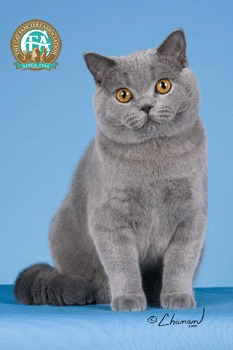
#> input picture 03_Practica1/gatigos/images/Cats_Test0.png, 233 x 350 px; its folder holds only this picture in this run
$ python crear_dataset.py
#> lines starting #> are read from the running program, lines starting #| are printed output that depends on the picture
import os
import numpy as np
import xml.etree.ElementTree as etree
import skimage
import matplotlib.pyplot as plt
from skimage.io import imread
from skimage.transform import resize
from sklearn.svm import SVC
from sklearn.metrics import confusion_matrix


# https://www.kaggle.com/datasets/andrewmvd/dog-and-cat-detection/code


# Parsetja el fitxer xml i recupera la informació necessaria per trobar la cara de l'animal
#
def extract_xml_annotation(filename):
    """Parse the xml file
    :param filename: str
    :return annotation: diccionari
    """
    z = etree.parse(filename)
    objects = z.findall('./object')
    size = (int(float(z.find('.//width').text)), int(float(z.find('.//height').text)))
    dds = []
    for obj in objects:
        dds.append(obj.find('name').text)
        dds.append([int(float(obj.find('bndbox/xmin').text)),
                    int(float(obj.find('bndbox/ymin').text)),
                    int(float(obj.find('bndbox/xmax').text)),
                    int(float(obj.find('bndbox/ymax').text))])

    return {'size': size, 'informacio': dds}


# Selecciona la cara de l'animal i la transforma a la mida indicat al paràmetre mida_desti
def retall_normalitzat(imatge, dades, mida_desti=(64, 64)):
    """
    Extreu la regió de la cara (ROI) i retorna una nova imatge de la mida_destí
    :param imatge: imatge que conté un animal
    :param dades: diccionari extret del xml
    :mida_desti: tupla que conté la mida que obtindrà la cara de l'animal
    """
    x, y, ample, alt = dades['informacio'][1]
    retall = np.copy(imatge[y:alt, x:ample])
    return resize(retall, mida_desti)


def obtenir_dades(carpeta_imatges, carpeta_anotacions, mida=(64, 64)):
    """Genera la col·lecció de cares d'animals i les corresponents etiquetes
    :param carpeta_imatges: string amb el path a la carpeta d'imatges
    :param carpeta_anotacions: string amb el path a la carpeta d'anotacions
    :param mida: tupla que conté la mida que obtindrà la cara de l'animal
    :return:
        images: numpy array 3D amb la col·lecció de cares
        etiquetes: llista binaria 0 si l'animal és un moix 1 en cas contrari
    """
#> called with carpeta_imatges = 'gatigos/images', carpeta_anotacions = 'gatigos/annotations', mida = (64, 64)

    n_elements = len(
        [entry for entry in os.listdir(carpeta_imatges) if os.path.isfile(os.path.join(carpeta_imatges, entry))])
    # Una matriu 3D: mida x mida x nombre d'imatges
    imatges = np.zeros((mida[0], mida[1], n_elements), dtype=np.float16)
    # Una llista d'etiquetes
    etiquetes = [0] * n_elements

    #  Recorre els elements de les dues carpetes: llegeix una imatge i obté la informació interessant del xml
    with os.scandir(carpeta_imatges) as elements:
        for idx, element in enumerate(elements):
            nom = element.name.split(".")
            nom_fitxer = nom[0] + ".xml"
            imatge = imread(carpeta_imatges + os.sep + element.name, as_gray=True)
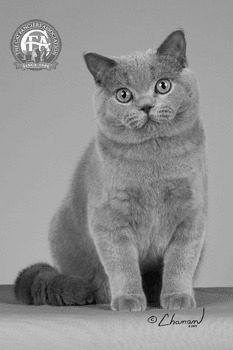
#> imatge: shape (350, 233) float64; min 0.0239, max 0.997, mean 0.567
            anotacions = extract_xml_annotation(carpeta_anotacions + os.sep + nom_fitxer)

            cara_animal = retall_normalitzat(imatge, anotacions, mida)
            tipus_animal = anotacions["informacio"][0]

            imatges[:, :, idx] = cara_animal
            etiquetes[idx] = 0 if tipus_animal == "cat" else 1

    return imatges, etiquetes


def obtenirHoG(imatges):
    caracts = []
    # Recorrido de los índices de las imágenes (eje z del array, con .shape[2])
    for i in range(imatges.shape[2]):
        out, hog_image = skimage.feature.hog(imatges[:, :, i],
                                             orientations=9,
                                             pixels_per_cell=(3, 3),
                                             cells_per_block=(2, 2),
                                             visualize=True)
        caracts.append(out)
        #plt.imshow(hog_image)
        #plt.show()

    return caracts


def main():
    carpeta_images = "gatigos/images"  # NO ES POT MODIFICAR
    carpeta_anotacions = "gatigos/annotations"  # NO ES POT MODIFICAR
    mida = (64, 64)  # DEFINEIX LA MIDA, ES RECOMANA COMENÇAR AMB 64x64
    imatges, etiquetes = obtenir_dades(carpeta_images, carpeta_anotacions, mida)

    # Las imágenes ya fueron estandarizadas en obtenir_dades, ahora se convertirán a características HoG
    caracteristiques = obtenirHoG(imatges)

    # Train de SVM lineal
    svm = SVC(C=1000.0, kernel="linear")
    svm.fit(caracteristiques, etiquetes)
    y_prediction_svm = svm.predict(caracteristiques)

    # Test de SVM lineal
    # (FALTA SEPARAR TRAIN Y TEST)

    # Mostrar resultados
    print(confusion_matrix(etiquetes, y_prediction_svm))


if __name__ == "__main__":
#> (the run stopped early here; a loop or call above may not have finished)

$ run again, on 03_Practica1/gatigos/images/Cats_Test1.png
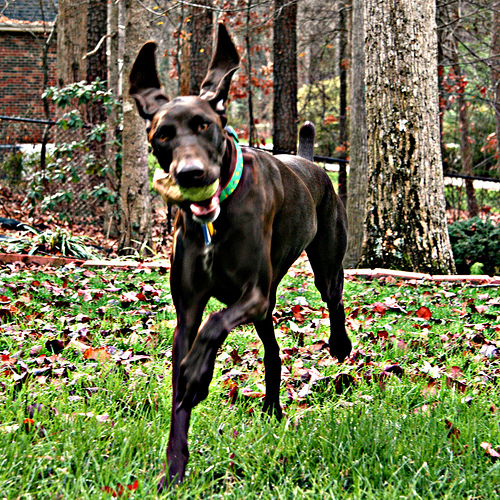
#> input picture 03_Practica1/gatigos/images/Cats_Test1.png, 500 x 500 px
#> in obtenir_dades, `imatge = imread(carpeta_imatges + os.sep + element.name, as_gray=True)`:
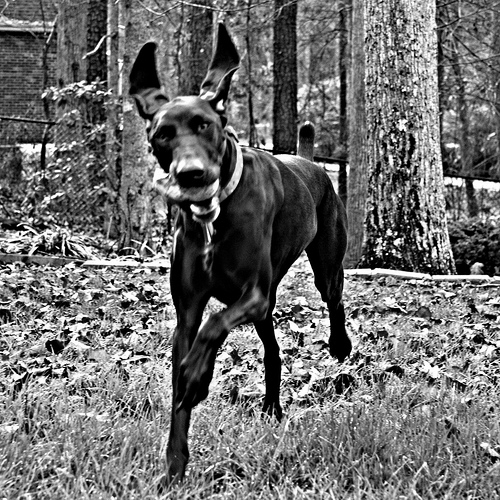
#> imatge: shape (500, 500) float64; min 0, max 1, mean 0.436
